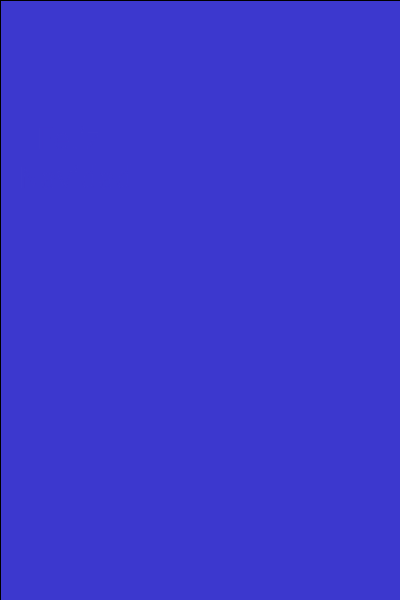
Frame 1 (no input)
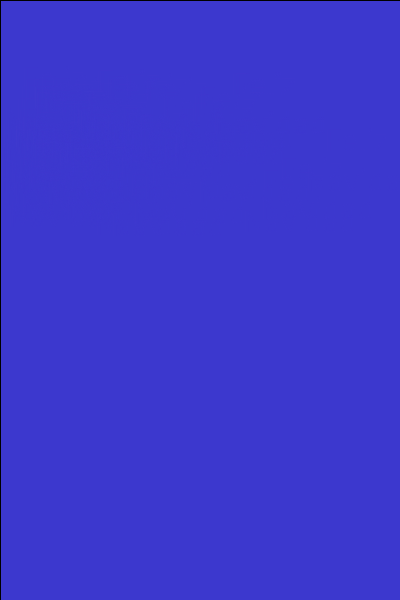
Frame 60 (the mouse pressed at the canvas centre just before this capture)
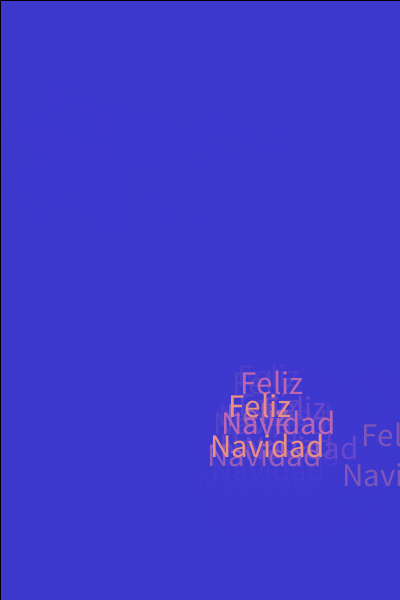
Frame 120 (the mouse held since frame 60 and released just before this capture)

The Processing sketch that drew these frames (run headless with seeded random() and noise(); from frame 60 on, the mouse is pressed at the canvas centre):

// Processing sketch: processing_48379
// ── processing_48379.pde

void setup()
{
  size(400, 600);
  background(60, 56, 206);
  smooth();
  textAlign(CENTER);
  frameRate(16);
}




void draw()
{
  fill(60, 56, 206, 75);
  rect(0, 0, width, height);


  if (mousePressed)

    fill(random(230, 242), random(122, 170), random(132, 198));

  textSize(33);
  text("Feliz \n Navidad", mouseX+width/random(1, 8), mouseY+height/random(3, 7));
}
